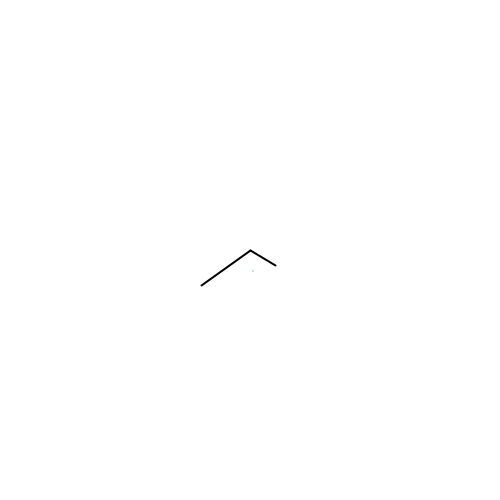
Frame 1 (no input)
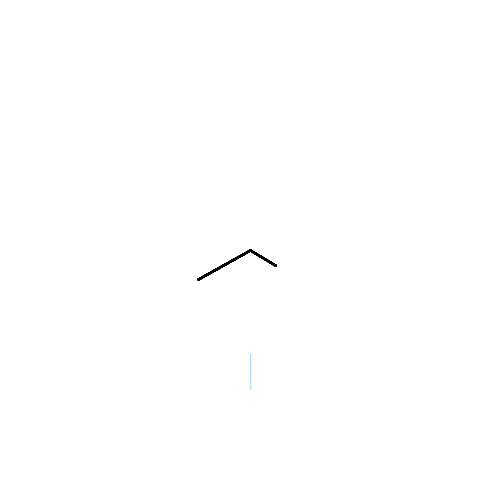
Frame 60 (the mouse pressed at the canvas centre just before this capture)
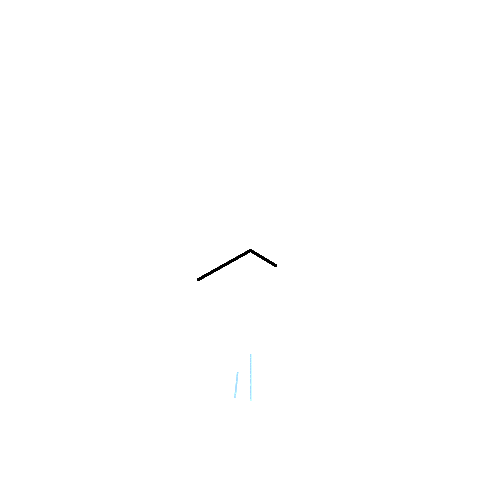
Frame 120 (the mouse held since frame 60 and released just before this capture)

The Processing sketch that drew these frames (run headless with seeded random() and noise(); from frame 60 on, the mouse is pressed at the canvas centre):

// Processing sketch: processing_143829
// ── processing_143829.pde

int x;

void setup () {
  size (500, 500);
  background (#ffffff);
  smooth();
  x= minute();
}

void draw() {

  if (x<minute()) {
    background(#ffffff);
    x=minute();
    stroke(255);
  }
  noStroke();

  translate (width/2, height/2);

  //Stunden
  strokeWeight(2);
  stroke(0);
  pushMatrix();
  rotate(radians (hour()*30));
  line(0, 0, 0, -30);
  popMatrix();

  //Minuten
  strokeWeight(2);
  stroke(0);
  pushMatrix();
  rotate(radians (minute()*6));
  line(0, 0, 0, -60);
  popMatrix(); 

  //Sekunden
  for (int i=0; i<360; i+=20)
  {
    pushMatrix();
    strokeWeight(1/2);
    stroke(#CCFFFF);
    rotate(radians (second()*6));
    translate(0, sin(millis()/1000.0)*150);
    fill(#99CCFF);
    rect(0, 0, 1, 1, i/16);
    popMatrix();
  }
}
